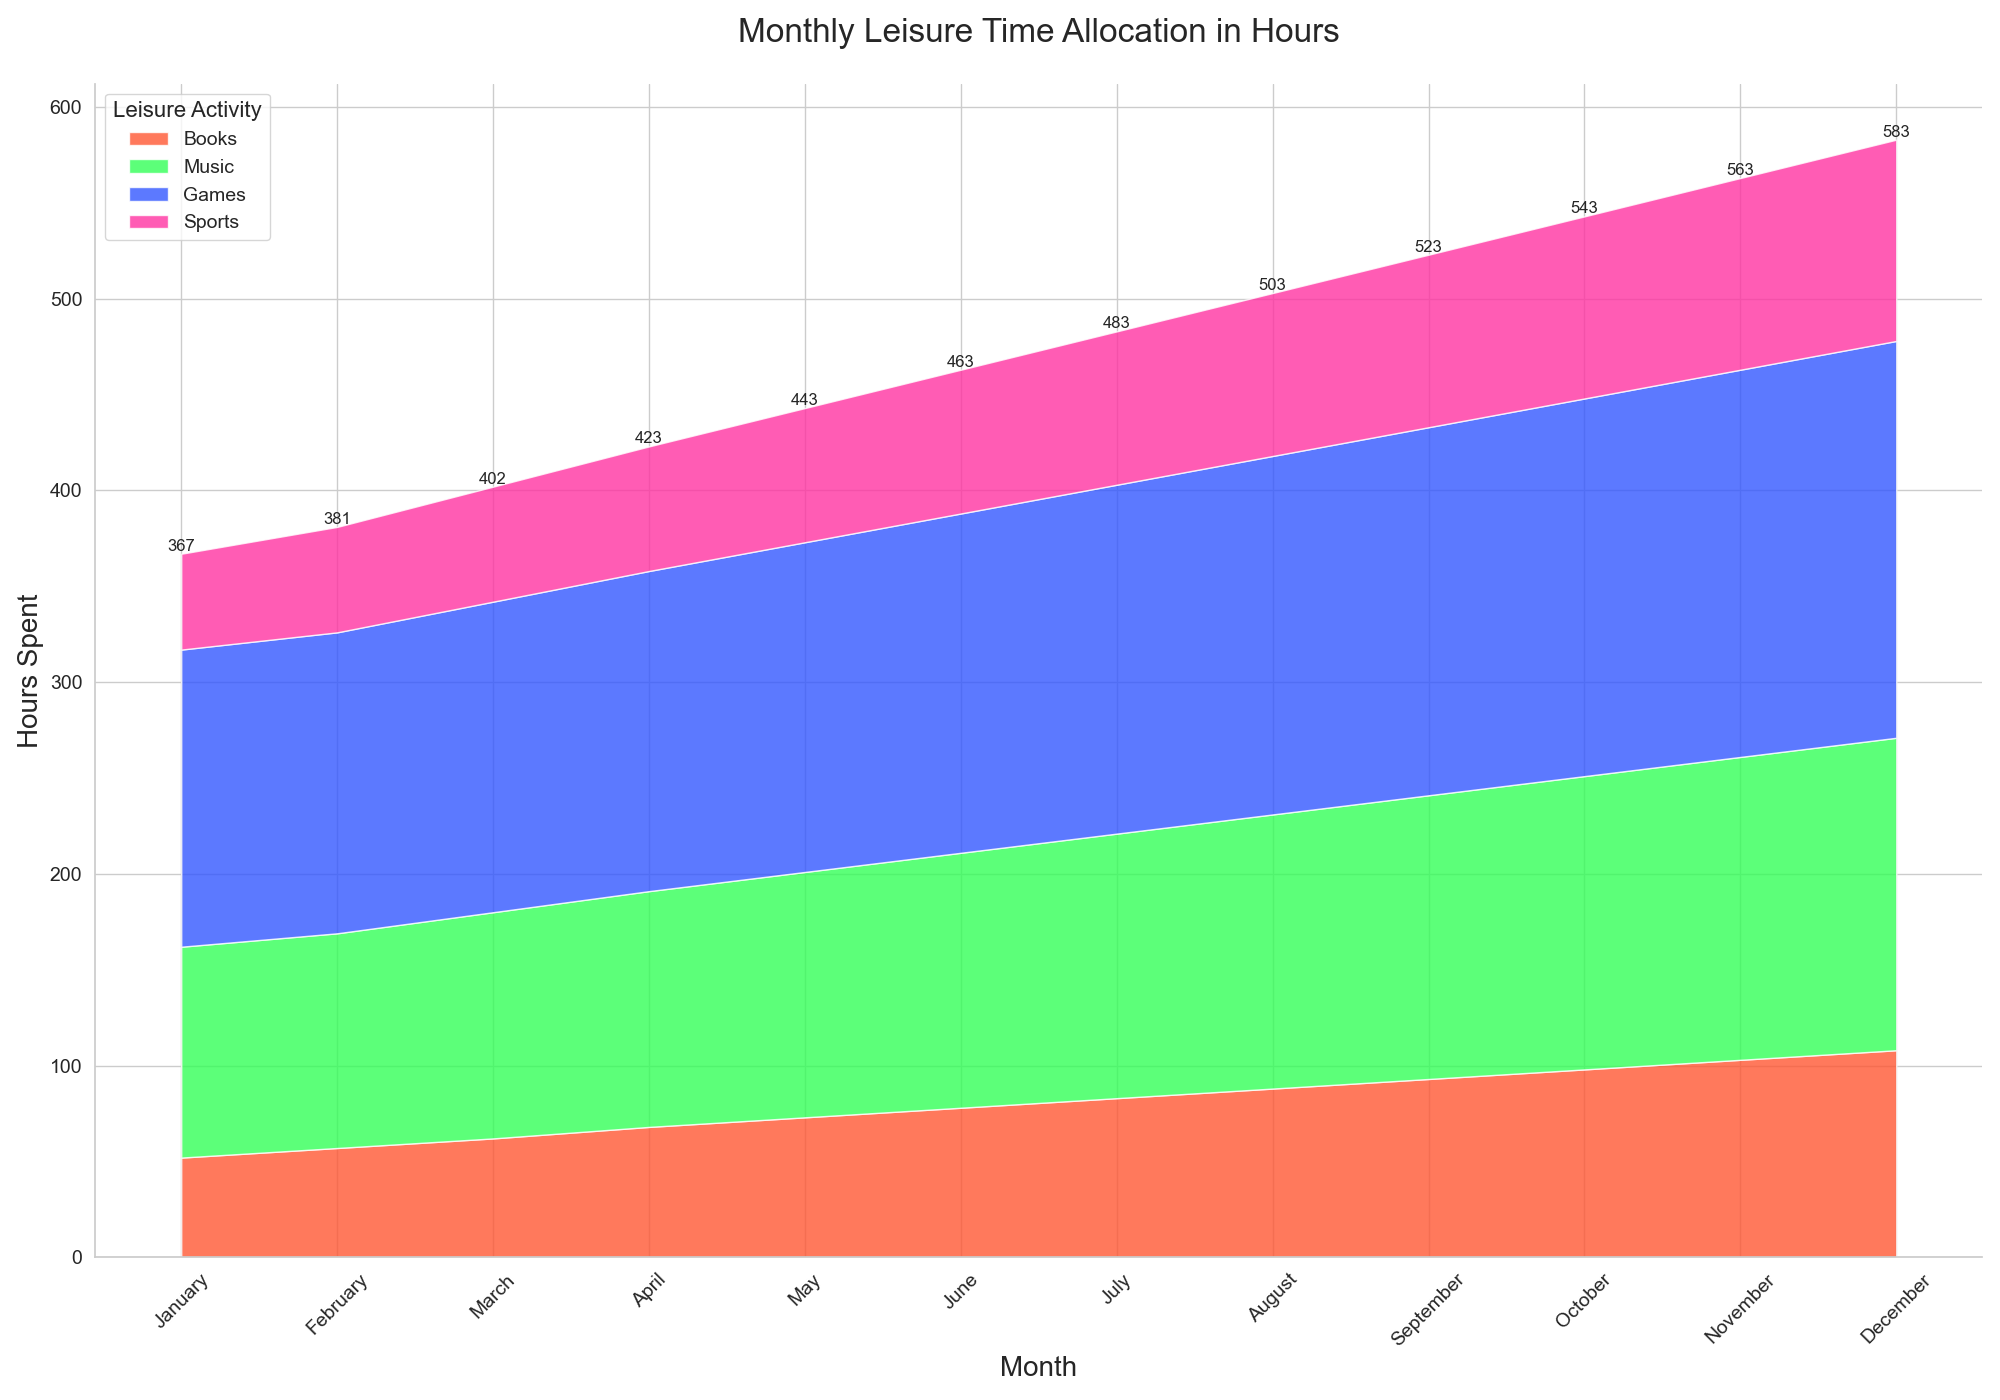

Write the Python code that produced this figure.

import pandas as pd
import matplotlib.pyplot as plt

data = {
    'Month': ['January', 'February', 'March', 'April', 'May', 'June',
              'July', 'August', 'September', 'October', 'November', 'December'],
    'Books': [52, 57, 62, 68, 73, 78, 83, 88, 93, 98, 103, 108],
    'Music': [110, 112, 118, 123, 128, 133, 138, 143, 148, 153, 158, 163],
    'Games': [155, 157, 162, 167, 172, 177, 182, 187, 192, 197, 202, 207],
    'Sports': [50, 55, 60, 65, 70, 75, 80, 85, 90, 95, 100, 105]
}

df = pd.DataFrame(data)
df_melted = df.melt('Month', var_name='Leisure Activity', value_name='Hours Spent')

df_melted['Month'] = pd.Categorical(df_melted['Month'],
                                    categories=data['Month'],
                                    ordered=True)

plt.figure(figsize=(20, 14))

colors = ["#FF5733", "#33FF57", "#3357FF", "#FF33A1"]

plt.stackplot(df['Month'], df.iloc[:, 1:].values.T, labels=df.columns[1:], colors=colors, alpha=0.8)

plt.title('Monthly Leisure Time Allocation in Hours', fontsize=24, loc='center', pad=30)
plt.ylabel('Hours Spent', fontsize=20)
plt.xlabel('Month', fontsize=20)
plt.xticks(rotation=45, fontsize=14)
plt.yticks(fontsize=14)
plt.legend(title='Leisure Activity', loc='upper left', fontsize=14, title_fontsize=16)

for i, row in df.iterrows():
    total_hours = row['Books'] + row['Music'] + row['Games'] + row['Sports']
    plt.text(row['Month'], total_hours, f'{total_hours}', ha='center', va='bottom', fontsize=12)

plt.gca().spines['top'].set_visible(False)
plt.gca().spines['right'].set_visible(False)

plt.tight_layout()
plt.show()
